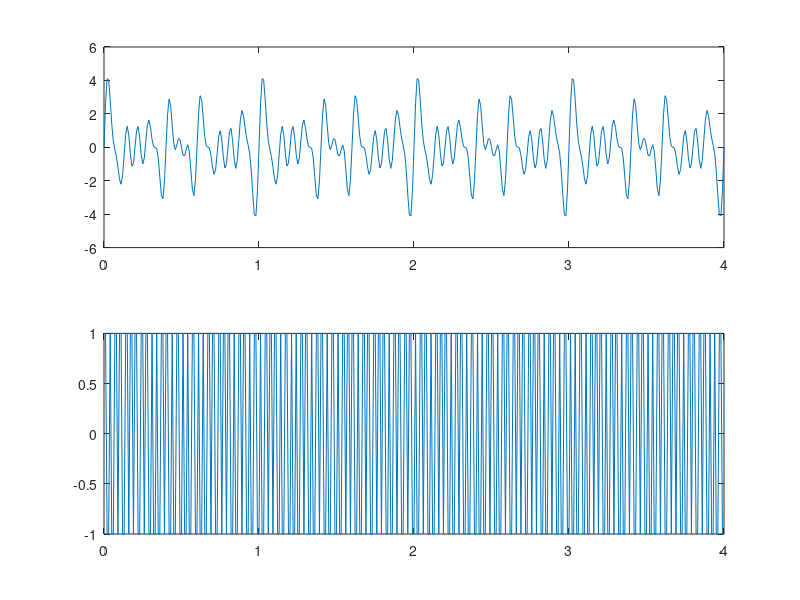

Source code (MATLAB):
Te=0.01;
t = 0:Te:4;
x = sin(2*pi*5*t)+sin(2*pi*10*t)+sin(2*pi*15*t)+sin(2*pi*7*t)+sin(2*pi*8*t);

xsq = square(2*pi*30*t);
subplot(2,1,1); plot(t,x);
subplot(2,1,2); plot(t, xsq);

save semnal1.mat


